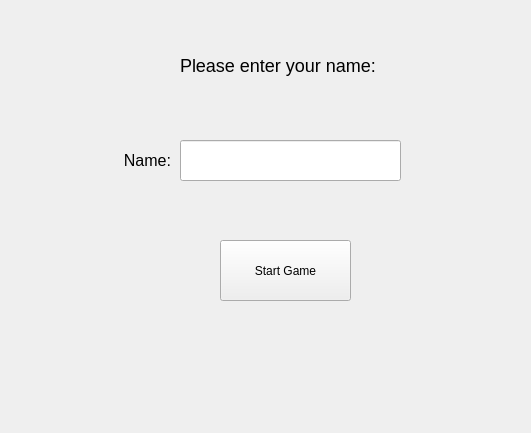
<?xml version="1.0" encoding="UTF-8"?>
<ui version="4.0">
 <class>NewGameWidget</class>
 <widget class="QWidget" name="NewGameWidget">
  <property name="geometry">
   <rect>
    <x>0</x>
    <y>0</y>
    <width>531</width>
    <height>433</height>
   </rect>
  </property>
  <property name="windowTitle">
   <string>Form</string>
  </property>
  <widget class="QLineEdit" name="nameInput">
   <property name="geometry">
    <rect>
     <x>180</x>
     <y>140</y>
     <width>221</width>
     <height>41</height>
    </rect>
   </property>
  </widget>
  <widget class="QLabel" name="label">
   <property name="geometry">
    <rect>
     <x>80</x>
     <y>140</y>
     <width>91</width>
     <height>41</height>
    </rect>
   </property>
   <property name="styleSheet">
    <string notr="true">font-size: 16px;
</string>
   </property>
   <property name="text">
    <string>Name:</string>
   </property>
   <property name="alignment">
    <set>Qt::AlignRight|Qt::AlignTrailing|Qt::AlignVCenter</set>
   </property>
  </widget>
  <widget class="QLabel" name="label_2">
   <property name="geometry">
    <rect>
     <x>180</x>
     <y>50</y>
     <width>311</width>
     <height>31</height>
    </rect>
   </property>
   <property name="styleSheet">
    <string notr="true">font-size: 18px;</string>
   </property>
   <property name="text">
    <string>Please enter your name:</string>
   </property>
  </widget>
  <widget class="QPushButton" name="startGameButton">
   <property name="geometry">
    <rect>
     <x>220</x>
     <y>240</y>
     <width>131</width>
     <height>61</height>
    </rect>
   </property>
   <property name="text">
    <string>Start Game</string>
   </property>
  </widget>
 </widget>
 <resources/>
 <connections/>
</ui>
